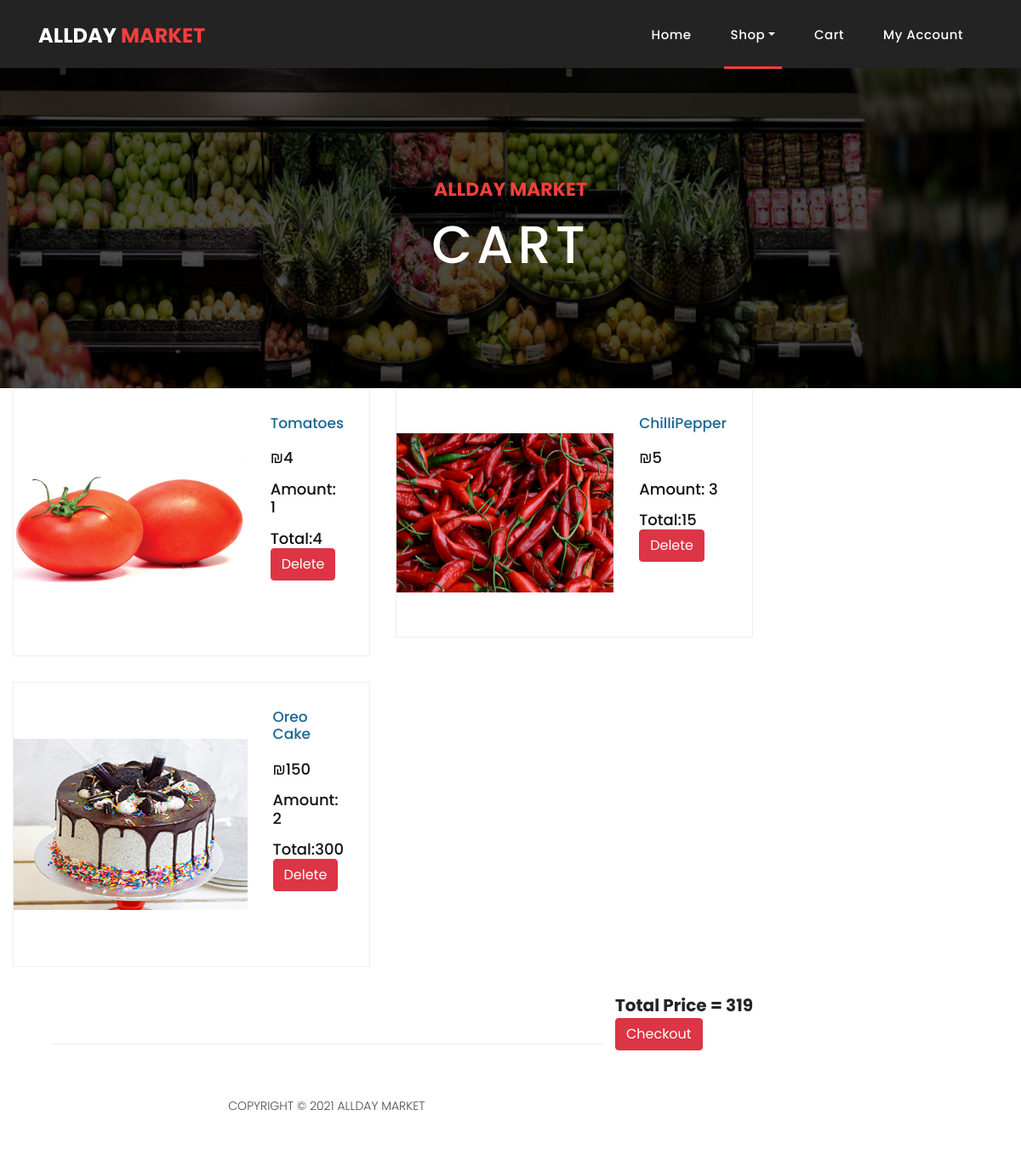
/cart.php (signed in), run on an earlier commit of the app's database.
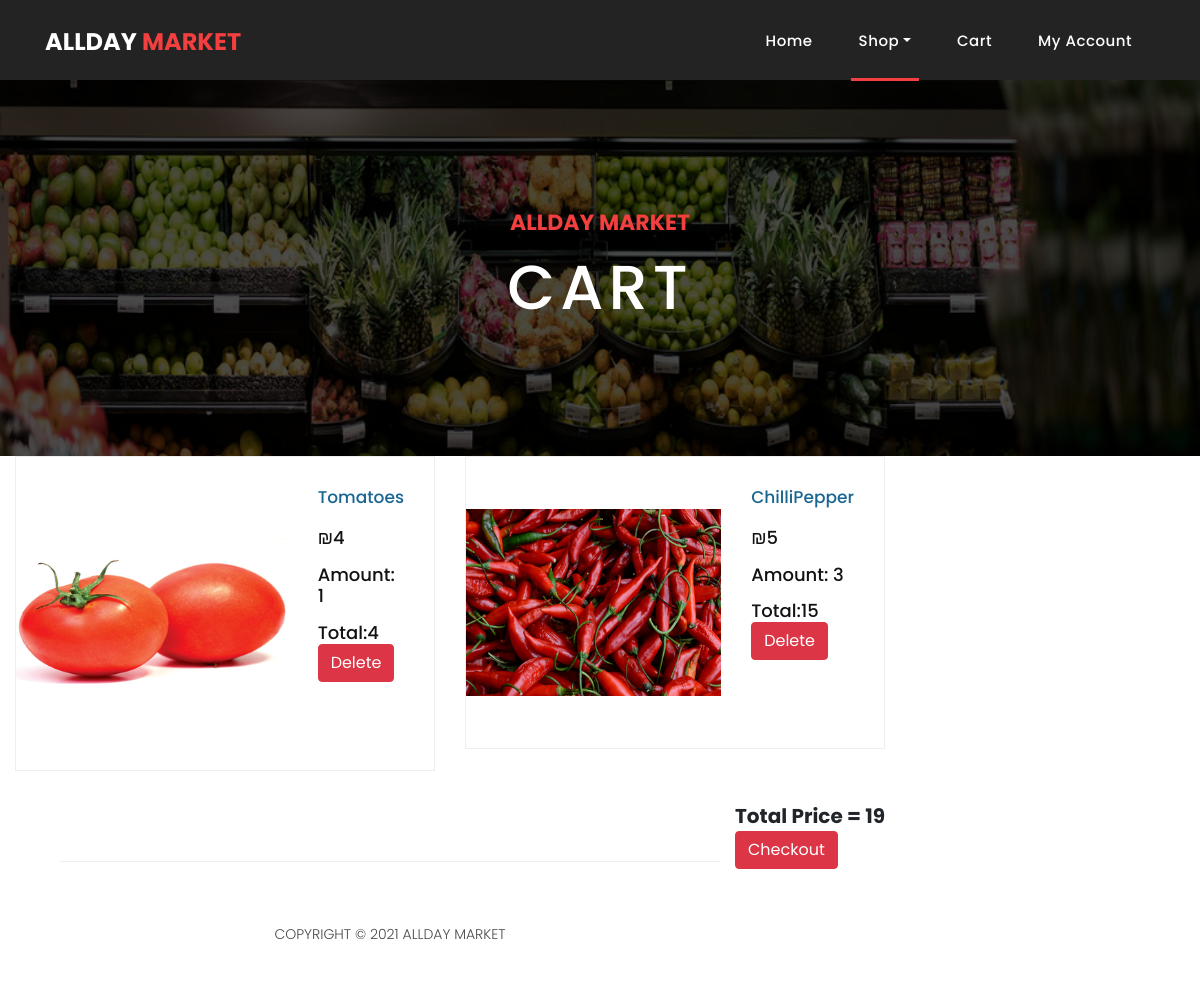
And on a later commit of the database.
### tables this page shows
CREATE TABLE `cart` (
  `id` int(11) NOT NULL,
  `userID` int(11) NOT NULL,
  `name` varchar(256) NOT NULL,
  `price` int(11) NOT NULL,
  `qnt` int(11) NOT NULL,
  `itemBarcode` int(11) NOT NULL,
  `depNum` tinyint(1) NOT NULL,
  `img` varchar(50) DEFAULT NULL
);

### cart.php (the view, shortened to what this page needs)
<!DOCTYPE html>
<html><head>
    <link href="vendor/bootstrap/css/bootstrap.min.css" rel="stylesheet">
    <link rel="stylesheet" href="assets/css/fontawesome.css">
    <link rel="stylesheet" href="assets/css/style.css">
    <link rel="stylesheet" href="assets/css/owl.css"></head>
<body>
    <header class="">
    <?php
            if(isset($_SESSION['email'])){
            	if($_SESSION['email'] === 'admin@allday.com'){
					$basedir = realpath(__DIR__);
            		include($basedir . '/navbars/navadmin.php');
            	}
            	else{
					$basedir = realpath(__DIR__);
            		include($basedir . '/navbars/navuser.php');
            	}
            }
            else{
				$basedir = realpath(__DIR__);
				include($basedir . '/navbars/nav.php');
            }
            ?>
</header>
    <div class="page-heading about-heading header-text" style="background-image: url(assets/images/veghs.png);">
      <div class="container">
        <div class="row">
          <div class="col-md-12">
            <div class="text-content">
              <h4>AllDay Market</h4>
              <h2>Cart</h2>
            </div>
          </div>
        </div>
      </div>
    </div>
 <div class="col-md-9">
  <div class="row">
	<?php
		include 'db.php';
		if(isset($_SESSION['email'])){
			$userID = $_SESSION['id'];
			$sql = "SELECT * FROM cart WHERE userID = ?";
	        $stmt= mysqli_stmt_init($conn);
	        mysqli_stmt_prepare($stmt,$sql);
	        mysqli_stmt_bind_param($stmt,"i",$userID);
	        mysqli_stmt_execute($stmt);
	        $results=mysqli_stmt_get_result($stmt);
	    	$totalPrice = 0;
		  while ($row=mysqli_fetch_assoc($results))
	        {
			echo '		<div class="col-md-6">
                      <div class="product-item">';
					$name = $row['name'];
					$price = $row['price'];
					$qnt = $row['qnt'];
					$img = $row['img'];
					$total=$row['qnt'] * $row['price'];
					$totalPrice += $total;
				echo '<div style="display: flex;align-items:center;">
                        <a href="#"><img src="'.$img.'" alt=""></a>
                       <div class="down-content">
                          <a href="#"><h4>'.$name.'</h4></a>
                          <h6>₪'.$price.'
						  <h6>Amount: '.$qnt.'
						  <h6>Total:'.$total.' <br>
						<form action="deleteCart.php" method="post">
							<input type="hidden" value="'.$name.'" name="delete" />
							<input class="btn btn-danger" value="Delete" type="submit" />
						</form>
                          <br><br>
                        </div>
                      </div>
                    </div>
					';
	        	echo "</div>";
	        }
	    }
?>
	</div>
	<div style="font-family: 'Poppins', sans-serif;font-size: 20px;float: right;font-weight: bold">
		Total Price = <?php echo $totalPrice ?>
		<form action="createOrder.php" method="POST">
		<button class="btn btn-danger" type="submit" name="submit" class="filled-button" class="payBtn">Checkout</button>
		</form>
	</div>
	</div>
    <footer>
      <div class="container">
        <div class="row">
          <div class="col-md-12">
            <div class="inner-content">
             <p>Copyright © 2021 AllDay Market</p>
            </div>
          </div>
        </div>
      </div>
    </footer>
  </body>
</html>

What changed in the data, as far as the page shows it:
removed cart: img (picture), name "Oreo Cake", price "150", qnt "2", total "300"
Also different on the page:
$totalPrice: "319" → "19"
